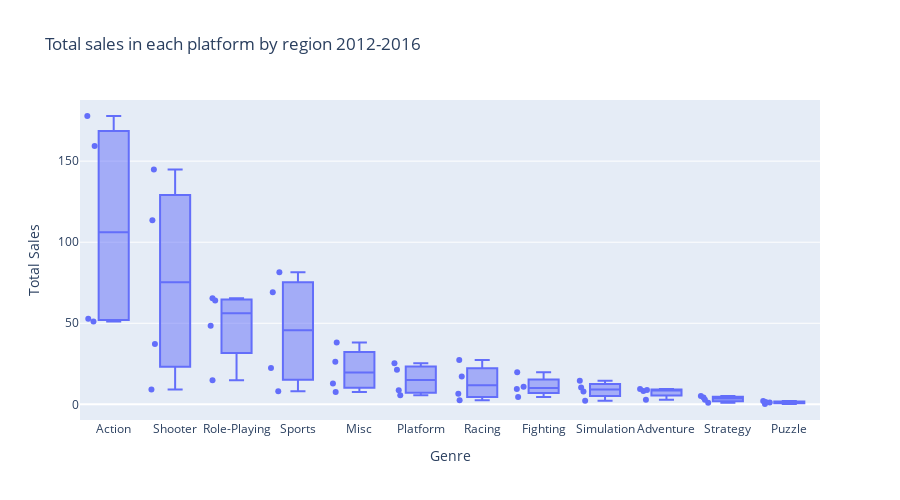

The cell this chart's notebook holds for it:
### Code cell
#Boxplot total sale in each platform by region
fig = px.box(genre_comp, x="genre", y=['eu_sales','jp_sales', 'na_sales','other_sales'], points= 'all', 
             title='Total sales in each platform by region 2012-2016',
            labels=dict(value='Total Sales', genre='Genre'),
             height=500)

fig.update_layout(barmode='stack')
fig.show()

### Figure 1 — Plotly figure (JSON) as saved in the notebook; plotly's stock layout.template omitted (floating-point values rounded to 4 significant figures)
{"data": [{"alignmentgroup": "True", "boxpoints": "all", "hovertemplate": "Genre=%{x}<br>Total Sales=%{y}<extra></extra>", "legendgroup": "", "marker": {"color": "#636efa"}, "name": "", "notched": false, "offsetgroup": "", "orientation": "v", "showlegend": false, "type": "box", "x": ["Action", "Shooter", "Role-Playing", "Sports", "Misc", "Platform", "Racing", "Fighting", "Simulation", "Adventure", "Strategy", "Puzzle", "Action", "Shooter", "Role-Playing", "Sports", "Misc", "Platform", "Racing", "Fighting", "Simulation", "Adventure", "Strategy", "Puzzle", "Action", "Shooter", "Role-Playing", "Sports", "Misc", "Platform", "Racing", "Fighting", "Simulation", "Adventure", "Strategy", "Puzzle", "Action", "Shooter", "Role-Playing", "Sports", "Misc", "Platform", "Racing", "Fighting", "Simulation", "Adventure", "Strategy", "Puzzle"], "x0": " ", "xaxis": "x", "y": [159.3, 113.5, 48.53, 69.09, 26.32, 21.41, 27.29, 10.79, 14.55, 9.46, 5.17, 1.4, 52.8, 9.23, 65.44, 8.01, 12.86, 8.63, 2.5, 9.44, 10.41, 8.24, 2.88, 2.14, 177.8, 144.8, 64, 81.53, 38.19, 25.38, 17.22, 19.79, 7.97, 8.92, 4.23, 1.13, 51.14, 37.26, 14.83, 22.44, 7.67, 5.58, 6.49, 4.47, 2.19, 2.81, 1.06, 0.22], "y0": " ", "yaxis": "y"}], "layout": {"barmode": "stack", "boxmode": "group", "height": 500, "legend": {"tracegroupgap": 0}, "title": {"text": "Total sales in each platform by region 2012-2016"}, "xaxis": {"anchor": "y", "domain": [0, 1], "title": {"text": "Genre"}}, "yaxis": {"anchor": "x", "domain": [0, 1], "title": {"text": "Total Sales"}}}}
